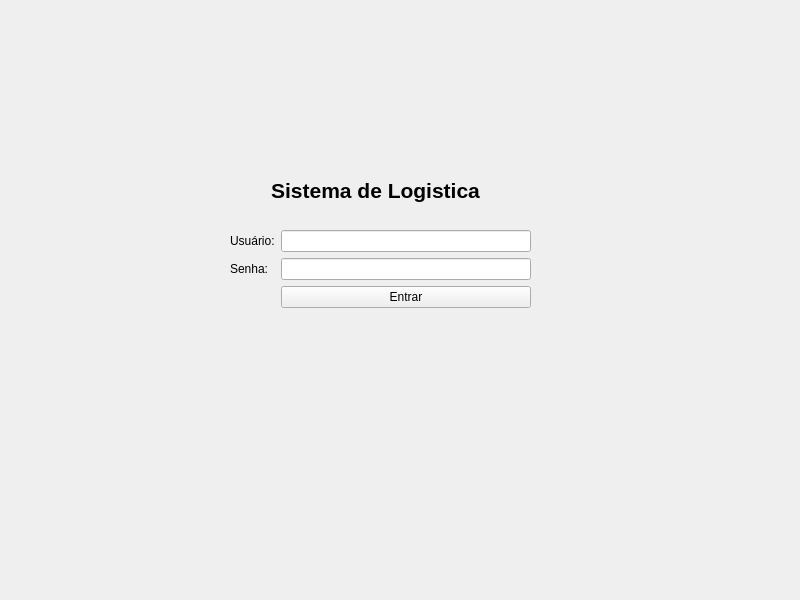
<?xml version="1.0" encoding="UTF-8"?>
<ui version="4.0">
 <class>LoginWindow</class>
 <widget class="QMainWindow" name="LoginWindow">
  <property name="geometry">
   <rect>
    <x>0</x>
    <y>0</y>
    <width>800</width>
    <height>600</height>
   </rect>
  </property>
  <property name="font">
   <font>
    <bold>false</bold>
   </font>
  </property>
  <property name="windowTitle">
   <string>MainWindow</string>
  </property>
  <widget class="QWidget" name="centralwidget">
   <widget class="QLabel" name="titleWindow">
    <property name="geometry">
     <rect>
      <x>240</x>
      <y>170</y>
      <width>271</width>
      <height>41</height>
     </rect>
    </property>
    <property name="font">
     <font>
      <pointsize>16</pointsize>
      <bold>true</bold>
     </font>
    </property>
    <property name="text">
     <string>Sistema de Logistica</string>
    </property>
    <property name="alignment">
     <set>Qt::AlignmentFlag::AlignCenter</set>
    </property>
   </widget>
   <widget class="QWidget" name="formLayoutWidget">
    <property name="geometry">
     <rect>
      <x>230</x>
      <y>230</y>
      <width>301</width>
      <height>111</height>
     </rect>
    </property>
    <layout class="QFormLayout" name="formLayout">
     <item row="1" column="0">
      <widget class="QLabel" name="titleUser">
       <property name="text">
        <string>Usuário:</string>
       </property>
      </widget>
     </item>
     <item row="2" column="0">
      <widget class="QLabel" name="titlePassword">
       <property name="text">
        <string>Senha:</string>
       </property>
      </widget>
     </item>
     <item row="2" column="1">
      <widget class="QLineEdit" name="txtPassword">
       <property name="echoMode">
        <enum>QLineEdit::EchoMode::Password</enum>
       </property>
      </widget>
     </item>
     <item row="3" column="1">
      <widget class="QPushButton" name="btnLogin">
       <property name="text">
        <string>Entrar</string>
       </property>
      </widget>
     </item>
     <item row="1" column="1">
      <widget class="QLineEdit" name="txtUser">
       <property name="echoMode">
        <enum>QLineEdit::EchoMode::Normal</enum>
       </property>
      </widget>
     </item>
    </layout>
   </widget>
  </widget>
 </widget>
 <resources/>
 <connections/>
</ui>
